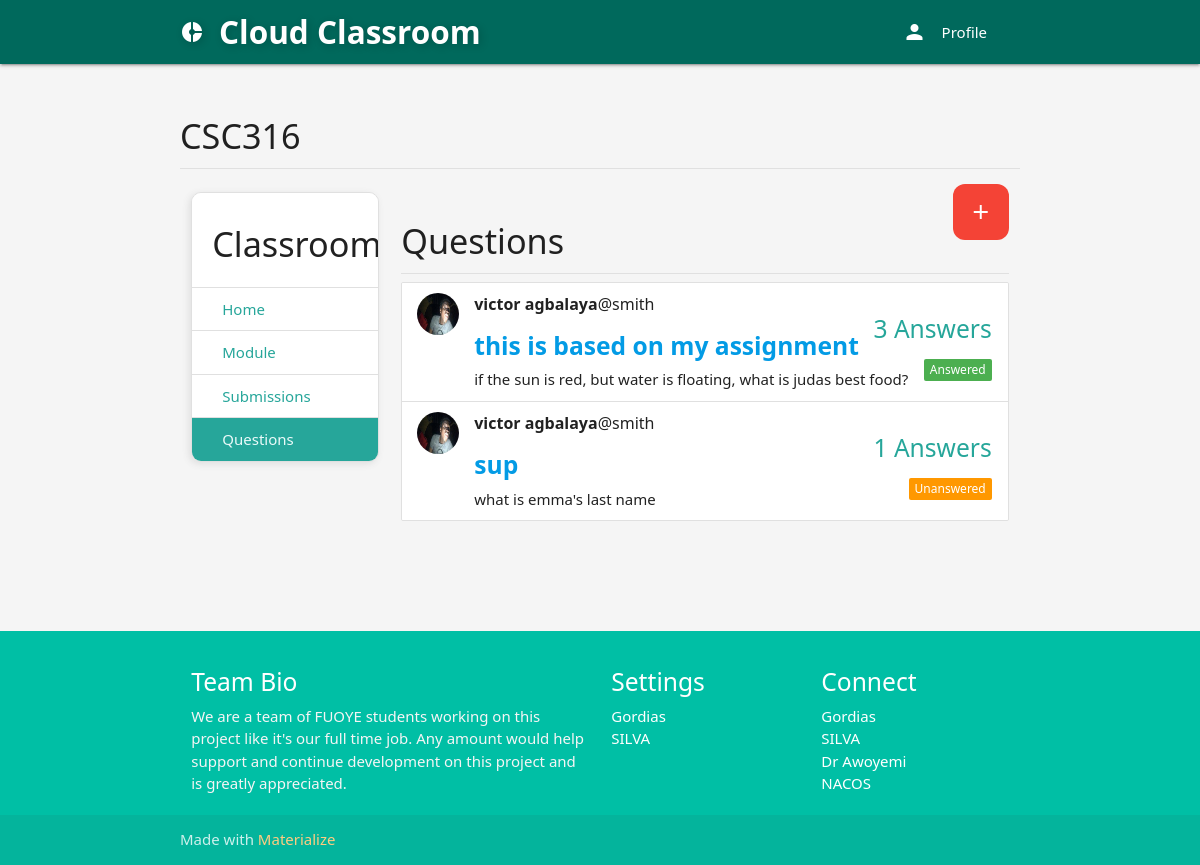
Page /course/2fcd2649-0215-47d0-b320-db57a63ff420/questions on the committed database.
### classroom/models.py (models this page shows, shortened)
class Course(models.Model):
	id = models.UUIDField(primary_key=True, default=uuid.uuid4, editable=False)
	picture = models.ImageField(upload_to=user_directory_path)
	title = models.CharField(max_length=200)
	description = models.CharField(max_length=300)
	category = models.ForeignKey(Category, on_delete=models.CASCADE)
	syllabus = RichTextField()
	user = models.ForeignKey(User, on_delete=models.CASCADE, related_name='course_owner')
	enrolled = models.ManyToManyField(User)
	modules = models.ManyToManyField(Module)
	questions = models.ManyToManyField(Question)

### question/models.py (models this page shows, shortened)
class Question(models.Model):
	user = models.ForeignKey(User, on_delete=models.CASCADE, related_name='question_user')
	title = models.CharField(max_length=300)
	body = RichTextField()
	created_date = models.DateTimeField(auto_now_add=True)
	update_date = models.DateTimeField(auto_now_add=True)
	has_accepted_answer = models.BooleanField(default=False)
	def get_answers_count(self):
		return Answer.objects.filter(question=self).count()

### authE/models.py (models this page shows, shortened)
class Profile(models.Model):
	user = models.OneToOneField(User, on_delete=models.CASCADE, related_name='profile')
	location = models.CharField(max_length=50, null=True, blank=True)
	url = models.CharField(max_length=80, null=True, blank=True)
	profile_info = models.TextField(max_length=150, null=True, blank=True)
	created = models.DateField(auto_now_add=True)
	picture = models.ImageField(upload_to=user_directory_path_profile, blank=True, null=True, verbose_name='Picture')
	banner = models.ImageField(upload_to=user_directory_path_banner, blank=True, null=True, verbose_name='Banner')

### question/views.py (the view)
# urls.py: path('<course_id>/questions', Questions, name='questions'),
def Questions(request, course_id):
	course = get_object_or_404(Course, id=course_id)
	questions = course.questions.all()
	paginator = Paginator(questions, 10)
	page_number = request.GET.get('page')
	questions_data = paginator.get_page(page_number)
	context = {
		'course': course,
		'questions': questions_data,
	}
	return render(request, 'question/questions.html', context)

### authE/views.py (called while the page is built)
def SideNavInfo(request):
	user = request.user
	nav_profile = None
	if user.is_authenticated:
		nav_profile = Profile.objects.get(user=user)
	return {'nav_profile': nav_profile}

### direct/views.py (called while the page is built)
def CheckDirects(request):
    directs_count = 0
    if request.user.is_authenticated:
        directs_count = Message.objects.filter(user=request.user, is_read=False).count()
    return {'directs_count': directs_count}

### virtual_classroom/templates/question/questions.html (shortened to what this page needs)
{% extends 'base.html' %}
{% load static %}
{% block content %}
<div class="section">
	<h4>{{ course.title }}</h4>
	<div class="divider"></div>
</div>
<div class="row">
<div class="col s3">
      <ul class="collection with-header sider">
        <li class="collection-header"><h4>Classroom</h4></li>
        <a href="{% url 'course' course.id %}" class="collection-item">Home</a>
        <a href="{% url 'modules' course.id %}" class="collection-item">Module</a>
        <a href="{% url 'submissions' course.id %}" class="collection-item">Submissions</a>
        <a href="{% url 'questions' course.id %}" class="collection-item active">Questions</a>
      </ul>
</div>
<div class="col s9">
  <a href="{% url 'new-student-question' course.id %}" class="btn-floating btn-large waves-effect waves-light red right"><i class="material-icons">add</i></a>
  <div class="section">
    <h4>Questions</h4>
    <div class="divider"></div>
    <ul class="collection">
    {% for question in questions %}
    <li class="collection-item avatar">
      {% if question.user.profile.picture %}
        <img src="{{ question.user.profile.picture.url }}" class="circle responsive-img">
      {% else %}
        <img src="{% static 'img/no_avatar.jpg' %}" class="circle responsive-img">
      {% endif %}
      <span class="title"><b>{{ question.user.get_full_name }}</b>@{{ question.user.username }}</span>
      <a href="{% url 'question-detail' course.id question.id %}"><h5><b>{{ question.title }}</b></h5></a>
      <p>{{ question.body | safe | truncatechars:110 }}</p>
      <div class="secondary-content">
        <h5>{{ question.get_answers_count }} Answers</h5>
        <h5>
          {% if question.has_accepted_answer == True %}
            <span class="new badge green" data-badge-caption="Answered"></span>
          {% else %}
            <span class="new badge orange" data-badge-caption="Unanswered"></span>
          {% endif %}
        </h5>
      </div>
    </li>
    {% endfor %}
    </ul>
    <div class="col s12 m12 center-align">
    </div>
  </div>
</div>
</div>
{% endblock %}

### virtual_classroom/static/css/style2.css (style rules this page uses)
* { margin: 0; padding: 0; box-sizing: border-box; font-family: 'Segoe UI', Tahoma, Geneva, Verdana, sans-serif; }
body { background-color: #f5f5f5; transition: background-color 0.3s ease, color 0.3s ease; }

### virtual_classroom/templates/base.html (style rules this page uses)
.btn, .btn-small, .btn-large, .btn-floating { background: var(--primary-color); border: none; color: white; padding: auto 1.5rem; font-weight: bold; border-radius: 12px; box-shadow: var(--shadow); transition: transform 0.3s ease, box-shadow 0.3s ease; }
.sider { border-radius: 10px; overflow: hidden; box-shadow: -2px 2px 7px rgb(223, 223, 223); }

### rows in the picture
Course: title "CSC316"
Question: user.profile.picture (placeholder picture), user.get_full_name "victor agbalaya", user.username "smith", title "this is based on my assignment", body "if the sun is red, but water is floating, what is judas best food?", get_answers_count "3", has_accepted_answer True (drawn)
Question: user.profile.picture (placeholder picture), user.get_full_name "victor agbalaya", user.username "smith", title "sup", body "what is emma's last name", get_answers_count "1", has_accepted_answer False (drawn)
